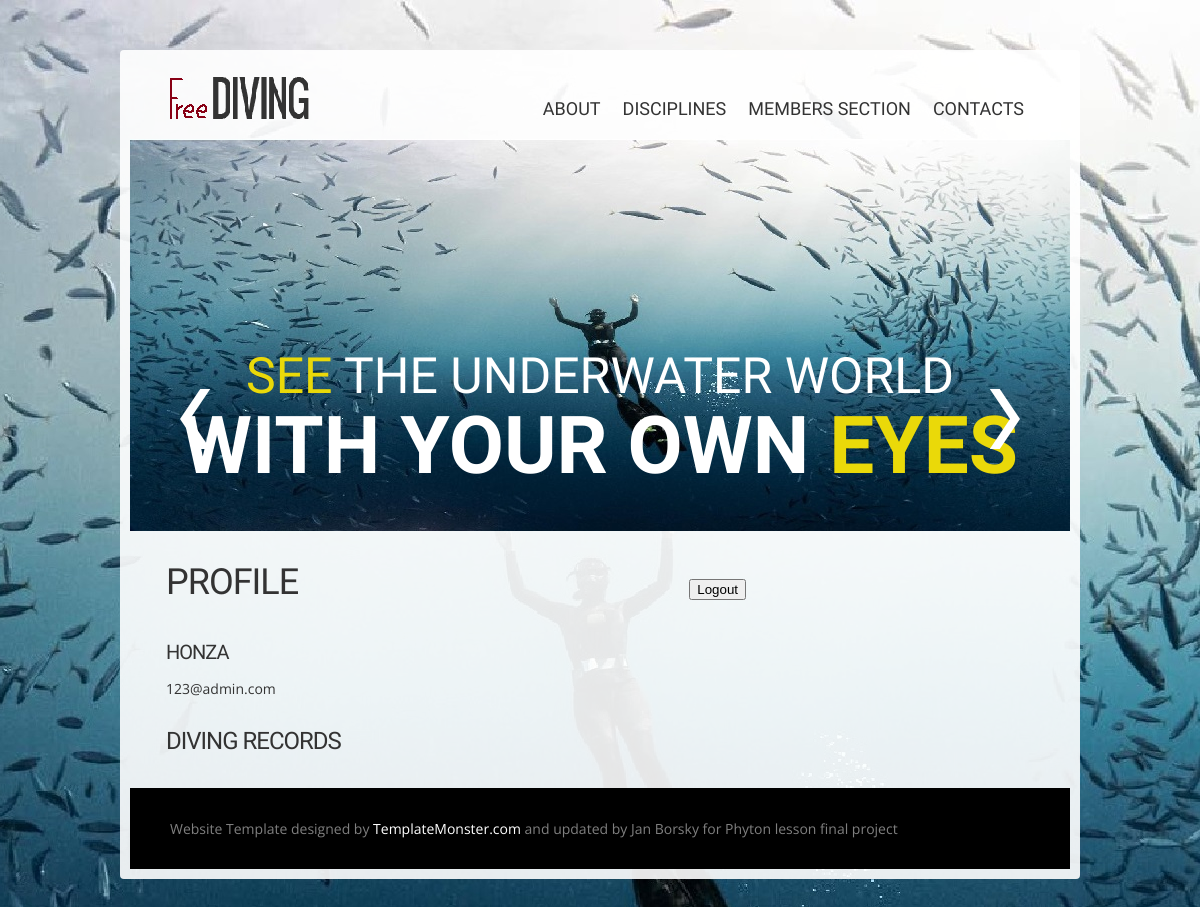
The page /accounts/profile/ (signed in) on the database as committed earlier.
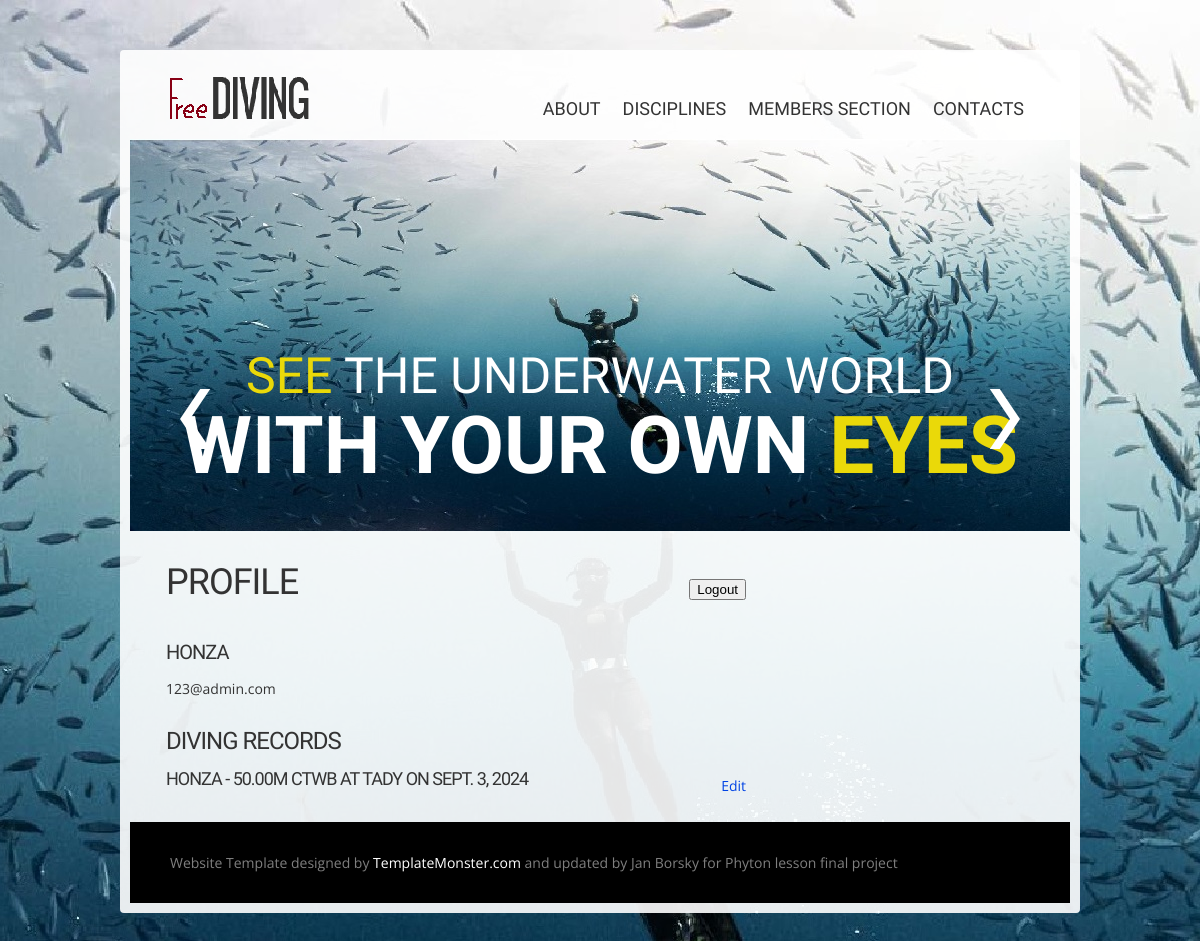
The same page on the database as committed later.
### users/models.py (models this page shows, shortened)
class DivingRecord(models.Model):
    DYN = 'DYN'
    DNF = 'DNF'
    DYNB = 'DYNB'
    FIM = 'FIM'
    CTW = 'CTW'
    CTWB = 'CTWB'
    CNF = 'CNF'
    STA = 'STA'
    DISCIPLINE_CHOICES = [
        (DYN, 'Dynamic with Fins (DYN)'),
        (DNF, 'Dynamic No Fins (DNF)'),
        (DYNB, 'Dynamic with Bi-Fins (DYNB)'),
        (FIM, 'Free Immersion (FIM)'),
        (CTW, 'Constant Weight (CTW)'),
        (CTWB, 'Constant Weight Bi-Fins (CTWB)'),
        (CNF, 'Constant Weight No Fins (CNF)'),
        (STA, 'Static apnea (STA)'),
    ]
    user = models.ForeignKey(User, on_delete=models.CASCADE)
    discipline = models.CharField(
        max_length=4,
        choices=DISCIPLINE_CHOICES,
        default=DYN,
    )  # Disciplína potápění
    depth = models.DecimalField(max_digits=5, decimal_places=2)  # Maximální hloubka v metrech
    duration = models.DurationField()  # Délka potápění
    location = models.CharField(max_length=255)  # Místo potápění
    date = models.DateField()  # Datum potápění

### users/views.py (the view)
# urls.py: path('accounts/profile/', profile, name="profile"),
@login_required
def profile(request):
    DivingRecords_filter = DivingRecord.objects.filter(user=request.user)  # Získá všechny produkty z databáze pro usera
    return render(request, 'profile.html', {'pbsf': DivingRecords_filter})

### users/templates/profile.html (shortened to what this page needs)
{% extends "master.html" %}
{% block content %}
   {% load static %}
<section id="content">
      <div class="container_12">
        <article class="a2">
          <div class="wrapper">
            <div class="col-9">
                <div>
                    <div style="display: flex; justify-content: space-between; align-items: center;">
                        <h1>Profile</h1>
                        {% if user.is_authenticated %}
                            <form action="{% url 'logout' %}" method="post">
                                <button type="submit">Logout</button>
                            </form>
                        {% endif %}
                    </div>
                    <br>
                    <h4>{{ user.username }}</h4>
                    <p>{{ user.email }}</p>
                    <h3>Diving Records</h3>
                    <ul>
                    {% for DivingRecords_filter in pbsf %}
                        <li>
                            <div style="display: flex; justify-content: space-between; align-items: center;">
                                <h5>{{ DivingRecords_filter.user.username }} - {{ DivingRecords_filter.depth }}m {{DivingRecords_filter.discipline}} at {{DivingRecords_filter.location}} on {{DivingRecords_filter.date}}</h5>
                                <a href="{% url 'edit_diving_record' record_id=DivingRecords_filter.id %}">Edit</a>
                            </div>
                        </li>
                      {% endfor %}
                    </ul>
                </div>
              </div>
          </div>
        </article>
      </div>
    </section>
{% endblock content %}

Rows that differ between the two databases and show on the page:
added DivingRecord: user.username "HONZA", depth "50.00", discipline "CTWB", location "TADY", date "SEPT. 3, 2024"
